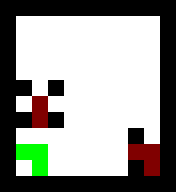

The image is a tile-based game level rendered from a .tmx file. Its description and complete source (layers, tilesets, objects, tile grids) follow:
An orthogonal 11x12 tile map with 16x16 px tiles, 2 tile layers (Layer1, Layer2).

<map version="1.0" orientation="orthogonal" renderorder="right-down" width="11" height="12" tilewidth="16" tileheight="16" nextobjectid="1">
 <tileset firstgid="1" source="Tiles.tsx" />
 <layer name="Layer1" width="11" height="12">
  <data encoding="csv">
1,1,1,1,1,1,1,1,1,1,1,
1,5,5,5,5,5,5,5,5,5,1,
1,5,5,5,5,5,5,5,5,5,1,
1,5,5,5,5,5,5,5,5,5,1,
1,5,5,5,5,5,5,5,5,5,1,
1,1,5,1,5,5,5,5,5,5,1,
1,5,5,5,5,5,5,5,5,5,1,
1,1,5,1,5,5,5,5,5,5,1,
1,5,5,5,5,5,5,5,1,5,1,
1,5,5,5,5,5,5,5,5,5,1,
1,5,5,5,5,5,5,5,1,5,1,
1,1,1,1,1,1,1,1,1,1,1
</data>
 </layer>
 <layer name="Layer2" width="11" height="12">
  <data encoding="csv">
0,0,0,0,0,0,0,0,0,0,0,
0,0,0,0,0,0,0,0,0,0,0,
0,0,0,0,0,0,0,0,0,0,0,
0,0,0,0,0,0,0,0,0,0,0,
0,0,0,0,0,0,0,0,0,0,0,
0,0,0,0,0,0,0,0,0,0,0,
0,0,3,0,0,0,0,0,0,0,0,
0,0,3,0,0,0,0,0,0,0,0,
0,0,0,0,0,0,0,0,0,0,0,
0,4,4,0,0,0,0,0,3,3,0,
0,0,4,0,0,0,0,0,0,3,0,
0,0,0,0,0,0,0,0,0,0,0
</data>
 </layer>
</map>
